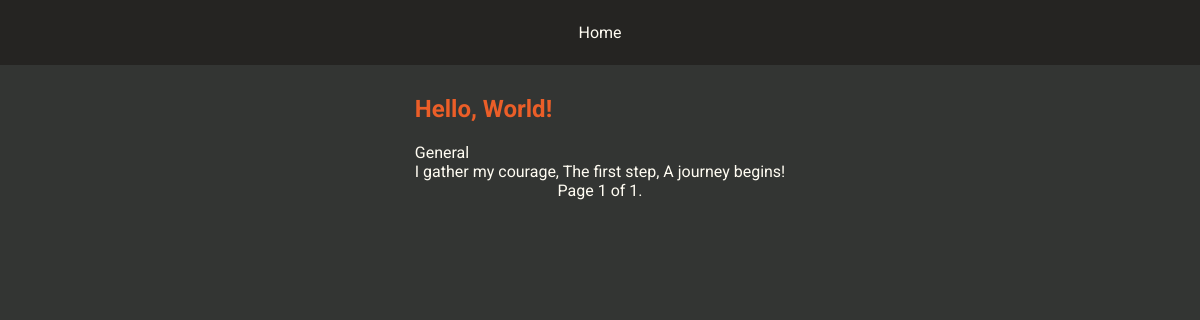
/, run on an earlier commit of the app's database.
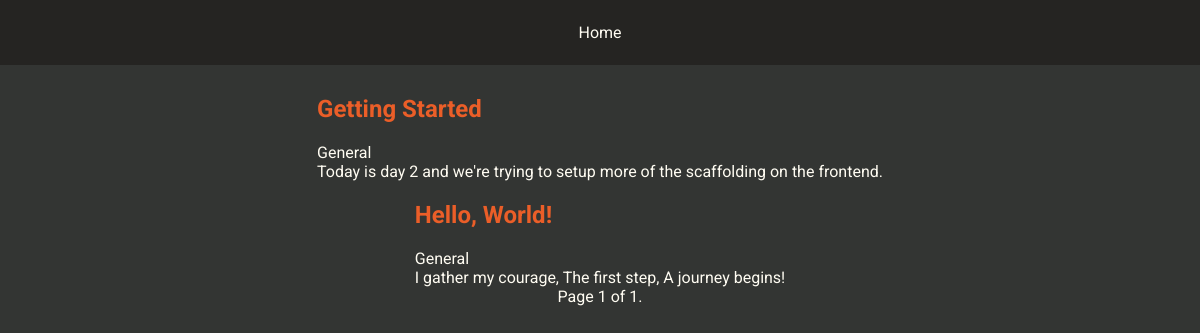
And on a later commit of the database.
### blog/models.py (models this page shows, shortened)
class Article(models.Model):
    class Status(models.TextChoices):
        DRAFT = "DR", _("Draft")
        SCHEDULED = "SC", _("Scheduled")
        PUBLISHED = "PU", _("Published")
    title = models.CharField(max_length=250)
    slug = models.SlugField(max_length=255, unique=True)
    content = models.TextField()
    excerpt = models.TextField(max_length=200, blank=True)
    topic = models.ForeignKey(Topic, on_delete=models.SET_NULL, null=True)
    tags = models.ManyToManyField(Tag, blank=True)
    status = models.CharField(max_length=2, choices=Status, default=Status.DRAFT)
    featured_image = models.ImageField(upload_to='uploads/images/', blank=True)
    created_at = models.DateTimeField(auto_now_add=True)
    updated_at = models.DateTimeField(auto_now=True)
    published_at = models.DateTimeField(null=True, blank=True)
    author = models.ForeignKey(User, on_delete=models.CASCADE)
    class Meta:
        ordering = ['-published_at', '-created_at']
        indexes = [
            models.Index(fields=['status', 'published_at']),
        ]

class Topic(models.Model):
    name = models.CharField(max_length=100, unique=True)
    slug = models.SlugField(max_length=100, unique=True)
    description = models.TextField(blank=True)
    def __str__(self):
        return self.name

### blog/views.py (the view)
# urls.py: path("", views.index, name="index"),
def index(request):
    ARTICLES_PER_PAGE = 10
    page_number = request.GET.get('page', 1)
    articles = Article.objects.filter(status=Article.Status.PUBLISHED)
    paginator = Paginator(articles, ARTICLES_PER_PAGE)
    try:
        page_obj = paginator.page(page_number)
    except EmptyPage as e:
        return render(request, 'blog/index.html', {"message": str(e)})
    return render(request, 'blog/index.html', {"page_obj": page_obj})

### blog/templates/blog/index.html (shortened to what this page needs)
{% extends 'blog/layout.html' %}
{% load static %}
{% block css %}
    <link rel="stylesheet" href="{% static 'blog/css/index.css' %}">
{% endblock %}
{% block body %}
    {% if page_obj %}
        {% for article in page_obj %}
            <article class="article-card">
                <h2><a href="{% url 'blog:article' article.slug %}">{{ article.title }}</a></h2>
                <div>{{ article.topic }}</div>
                <div>{{ article.excerpt }}</div>
            </article>
        {% endfor %}
        <div class="pagination">
            <span class="step-links">
                <span class="current">
                    Page {{ page_obj.number }} of {{ page_obj.paginator.num_pages }}.
                </span>
            </span>
        </div>
    {% endif %}
{% endblock %}

What changed in the data, as far as the page shows it:
added Article: title "Getting Started", topic "General", excerpt "Today is day 2 and we're trying to setup more of the scaffolding on the frontend."
